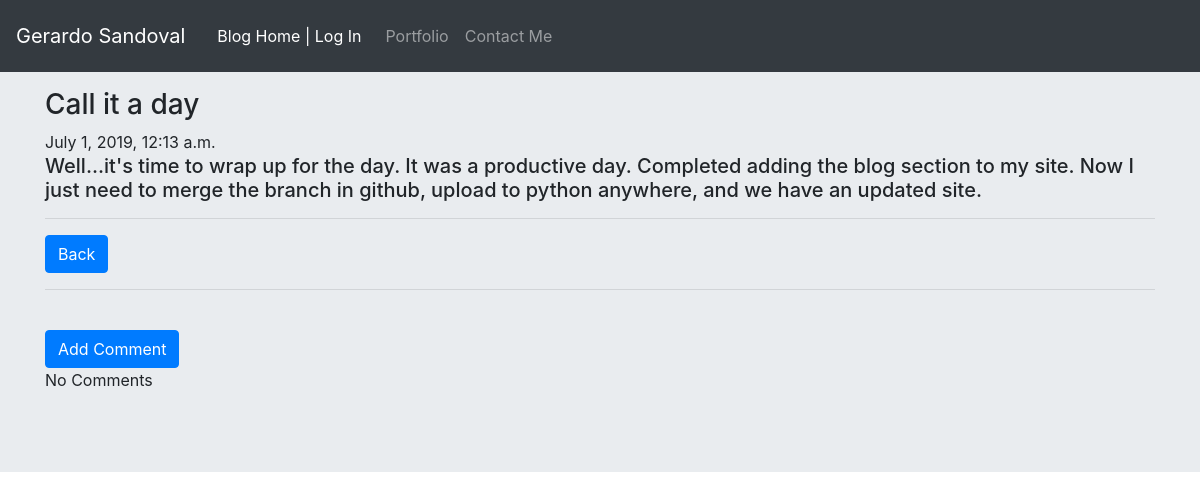
Screenshot of /blog/post/27 with the database file from the repository.
### AppBlog/models.py (models this page shows, shortened)
class PostModel(models.Model):
    author = models.ForeignKey('auth.User')
    title = models.CharField(max_length=50)
    text = models.TextField()
    create_date = models.DateTimeField(default=timezone.now)
    published_date = models.DateTimeField(blank=True, null=True)

### AppBlog/views.py (the view)
# urls.py: url(r'^post/(?P<pk>\d+)$', views.PostDetailView.as_view(),
class PostDetailView(DetailView):
    model = PostModel

### AppBlog/templates/AppBlog/postmodel_detail.html
{% extends 'AppBlog/blog_base.html' %}
{% block content %}
{% if user.is_authenticated %}
  {% if postmodel.published_date %}
    <h3 class="posttitle">{{postmodel.title}}</h3>
    <div class="date postdate">
      {{ postmodel.published_date}}
    </div>
    <br>
    <h5> <p class="postcontent"> {{postmodel.text}}</p></h5>
    <br>
    <a class="btn btn-primary" href="{% url 'blog:postmodel_list' %}">
      Back
    </a>
    <a class="btn btn-secondary" href="{% url 'blog:postmodel_edit' pk=postmodel.pk %}">
      Edit
    </a>
    <a class="btn btn-secondary" href="{% url 'blog:postmodel_remove' pk=postmodel.pk %}">
      Delete
    </a>
  {% else %}
    <h3 class="posttitle">{{postmodel.title}}</h3>
    <div class="date postdate">
      Not Published Yet
    </div>
    <h5> <p class="postcontent"> {{postmodel.text}}</p></h5>
    <hr>
    <a class="btn btn-primary" href="{% url 'blog:postmodel_publish' pk=postmodel.pk %}">
      Publish
    </a>
    <a class="btn btn-secondary" href="{% url 'blog:postmodel_edit' pk=postmodel.pk %}">
      Edit
    </a>
    <a class="btn btn-secondary" href="{% url 'blog:postmodel_remove' pk=postmodel.pk %}">
      Delete
    </a>
  {% endif %}
{% else %}
  <h3 class="posttitle">{{postmodel.title}}</h3>
  <div class="date postdate">
    {{ postmodel.published_date}}
  </div>
  <h5> <p class="postcontent"> {{postmodel.text}}</p></h5>
  <hr>
  <a class="btn btn-primary" href="{% url 'blog:postmodel_list' %}">
    Back
  </a>
{% endif %}
<br> <hr> <br>
<a class="btn btn-primary btn-comment" href="{% url 'blog:add_comment_to_postmodel' pk=postmodel.pk %}">
  Add Comment
</a>
{% for comment in postmodel.comments.all %}
  {% if comment %}
    <br>
    {{ comment.author }}:
    {{ comment.create_date }}
    <br>
  {{ comment.text}}
    {% endif %}
{% empty %}
    <p>No Comments</p>
{% endfor %}
{% endblock %}

### rows the page displays
PostModel: title "Call it a day", published_date "July 1, 2019, 12:13 a.m.", text "Well...it's time to wrap up for the day. It was a productive day. Completed adding the blog section to my site. Now I just need to merge the branch in github, upload to python anywhere, and we have an updated site."
